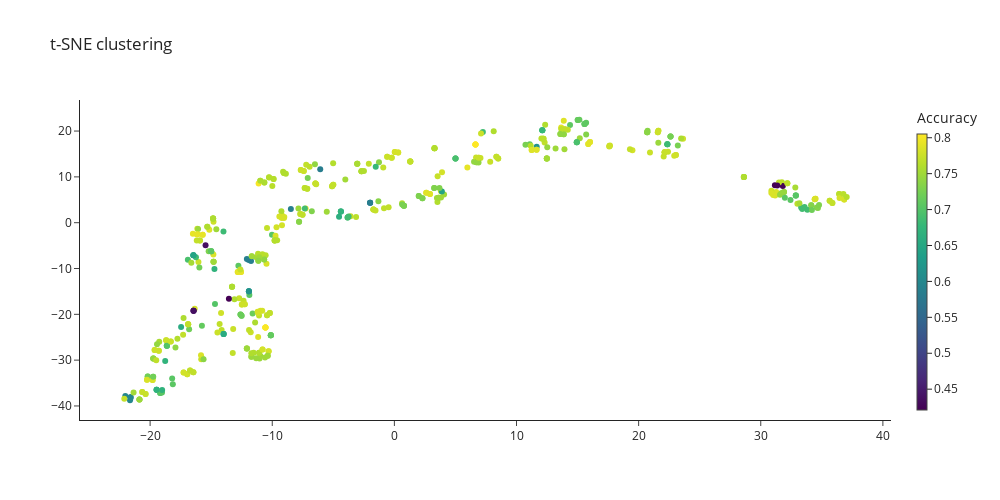

Notebook code for this chart:
### Code cell
fig = go.Figure()
# fig.update_layout(layout)
fig.add_scatter(
    x=parameters_tsne[:, 0], y=parameters_tsne[:, 1], marker=dict(color=scores[good], colorscale='Viridis', colorbar=dict(thickness=10, title="Accuracy")), name="t-SNE",
    mode="markers"
)

fig.update_layout(height=500, width=1000, legend_x=0, legend_y=1.2, title_text="t-SNE clustering")

### Figure 1 — Plotly figure (JSON) as saved in the notebook; plotly's stock layout.template omitted (floating-point values rounded to 4 significant figures; data arrays with more than 128 entries replaced by an {"elided": "..."} marker saying what was removed)
{"data": [{"marker": {"color": {"elided": "500 float values"}, "colorbar": {"thickness": 10, "title": {"text": "Accuracy"}}, "colorscale": [[0, "#440154"], [0.1111, "#482878"], [0.2222, "#3e4989"], [0.3333, "#31688e"], [0.4444, "#26828e"], [0.5556, "#1f9e89"], [0.6667, "#35b779"], [0.7778, "#6ece58"], [0.8889, "#b5de2b"], [1, "#fde725"]]}, "mode": "markers", "name": "t-SNE", "type": "scatter", "x": {"elided": "500 float values"}, "y": {"elided": "500 float values"}}], "layout": {"height": 500, "legend": {"x": 0, "y": 1.2}, "title": {"text": "t-SNE clustering"}, "width": 1000, "xaxis": {"autorange": true, "range": [-25.74, 40.66], "type": "linear"}, "yaxis": {"autorange": true, "range": [-43.07, 26.78], "type": "linear"}}}
